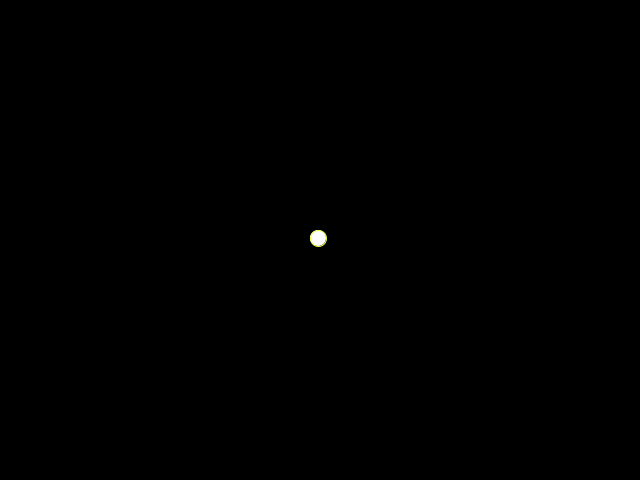
Frame 1 (no input)
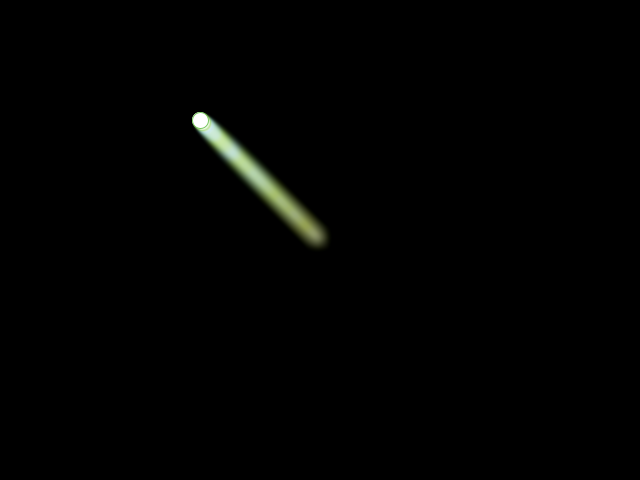
Frame 60 (the mouse pressed at the canvas centre just before this capture)
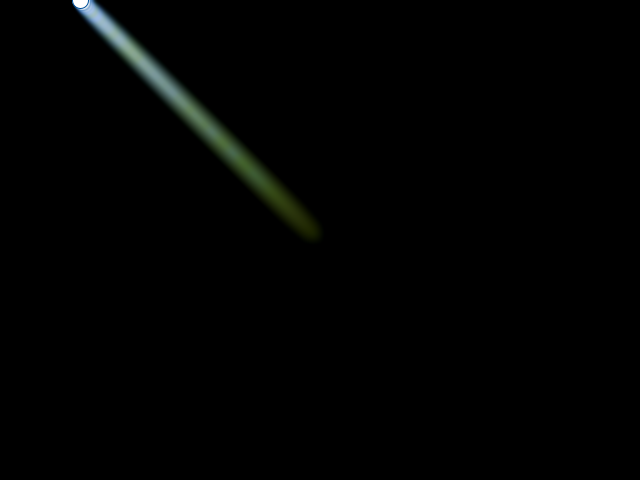
Frame 120 (the mouse held since frame 60 and released just before this capture)

The Processing sketch that drew these frames (run headless with seeded random() and noise(); from frame 60 on, the mouse is pressed at the canvas centre):

// Processing sketch: Bounce_Ball
// ── Bounce_Ball.pde
PVector PosVec;
PVector VeloVec;
PVector FinalVec;
float friction=random(10);

void setup()
{
  size(640,480);
  PosVec=new PVector(width/2,height/2);
  VeloVec=new PVector(-2,-2);
  FinalVec=new PVector(0,0);
  background(0);
}

void draw(){
 filter(BLUR);
 FinalVec.x=PosVec.x+VeloVec.x;
 FinalVec.y=PosVec.y+VeloVec.y;
 stroke(FinalVec.y,FinalVec.x,random(255));
 fill(255);
 ellipse(FinalVec.x,FinalVec.y,16,16);
 PosVec.x=FinalVec.x;
 PosVec.y=FinalVec.y;
 if((PosVec.x>width)||(PosVec.x<0))
 {
  VeloVec.x*=-1;
 }
 if((PosVec.y>height)||(PosVec.y<0))
 {
  VeloVec.y*=-1;
 }
}
